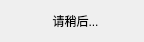
<?xml version="1.0" encoding="UTF-8"?>
<ui version="4.0">
 <class>Form</class>
 <widget class="QWidget" name="Form">
  <property name="geometry">
   <rect>
    <x>0</x>
    <y>0</y>
    <width>144</width>
    <height>42</height>
   </rect>
  </property>
  <property name="windowTitle">
   <string>Form</string>
  </property>
  <widget class="QLabel" name="label">
   <property name="geometry">
    <rect>
     <x>40</x>
     <y>10</y>
     <width>71</width>
     <height>21</height>
    </rect>
   </property>
   <property name="sizePolicy">
    <sizepolicy hsizetype="Expanding" vsizetype="Expanding">
     <horstretch>0</horstretch>
     <verstretch>0</verstretch>
    </sizepolicy>
   </property>
   <property name="text">
    <string>请稍后...</string>
   </property>
   <property name="alignment">
    <set>Qt::AlignCenter</set>
   </property>
  </widget>
 </widget>
 <resources/>
 <connections/>
</ui>
